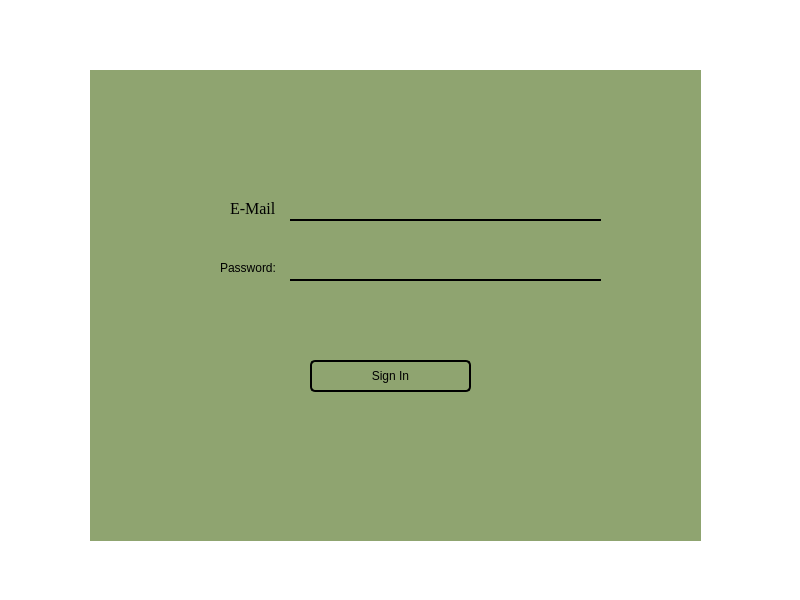
<?xml version="1.0" encoding="UTF-8"?>
<ui version="4.0">
 <class>Widget</class>
 <widget class="QWidget" name="Widget">
  <property name="geometry">
   <rect>
    <x>0</x>
    <y>0</y>
    <width>800</width>
    <height>600</height>
   </rect>
  </property>
  <property name="windowTitle">
   <string>Widget</string>
  </property>
  <property name="styleSheet">
   <string notr="true">background-color:white;</string>
  </property>
  <widget class="QWidget" name="widget" native="true">
   <property name="geometry">
    <rect>
     <x>90</x>
     <y>70</y>
     <width>611</width>
     <height>471</height>
    </rect>
   </property>
   <property name="font">
    <font>
     <italic>false</italic>
     <bold>false</bold>
     <kerning>true</kerning>
    </font>
   </property>
   <property name="styleSheet">
    <string notr="true">background-color: #8fa470;</string>
   </property>
   <widget class="QLabel" name="label_2">
    <property name="geometry">
     <rect>
      <x>140</x>
      <y>130</y>
      <width>58</width>
      <height>16</height>
     </rect>
    </property>
    <property name="font">
     <font>
      <family>Georgia</family>
      <pointsize>12</pointsize>
      <italic>false</italic>
      <bold>false</bold>
     </font>
    </property>
    <property name="styleSheet">
     <string notr="true">
color:black;
font: 12pt &quot;Georgia&quot;;</string>
    </property>
    <property name="text">
     <string>E-Mail</string>
    </property>
   </widget>
   <widget class="QLineEdit" name="lineEdit_email">
    <property name="geometry">
     <rect>
      <x>200</x>
      <y>130</y>
      <width>311</width>
      <height>21</height>
     </rect>
    </property>
    <property name="styleSheet">
     <string notr="true">QLineEdit {
    border: none;
    border-bottom: 2px solid rgb(0,0,0);
    padding-bottom: 2px; 
}
</string>
    </property>
   </widget>
   <widget class="QLabel" name="label_3">
    <property name="geometry">
     <rect>
      <x>130</x>
      <y>190</y>
      <width>58</width>
      <height>16</height>
     </rect>
    </property>
    <property name="styleSheet">
     <string notr="true">color:black;
font: 12pt &quot;Georgia&quot;;</string>
    </property>
    <property name="text">
     <string>Password:</string>
    </property>
   </widget>
   <widget class="QLineEdit" name="lineEdit_password">
    <property name="geometry">
     <rect>
      <x>200</x>
      <y>190</y>
      <width>311</width>
      <height>21</height>
     </rect>
    </property>
    <property name="styleSheet">
     <string notr="true">QLineEdit {
    border: none;
    border-bottom: 2px solid rgb(0,0,0);
    padding-bottom: 2px; 
}</string>
    </property>
   </widget>
   <widget class="QPushButton" name="pushButton">
    <property name="geometry">
     <rect>
      <x>220</x>
      <y>290</y>
      <width>161</width>
      <height>32</height>
     </rect>
    </property>
    <property name="styleSheet">
     <string notr="true">QPushButton{
border: 2px solid rgb(0,0,0);
border-radius:5px;
background-color: #8fa470;
color:black;
font: 12pt &quot;Georgia&quot;;
padding-right:5px;
padding-left:5px;
}</string>
    </property>
    <property name="text">
     <string>Sign In</string>
    </property>
   </widget>
  </widget>
 </widget>
 <resources/>
 <connections/>
</ui>
